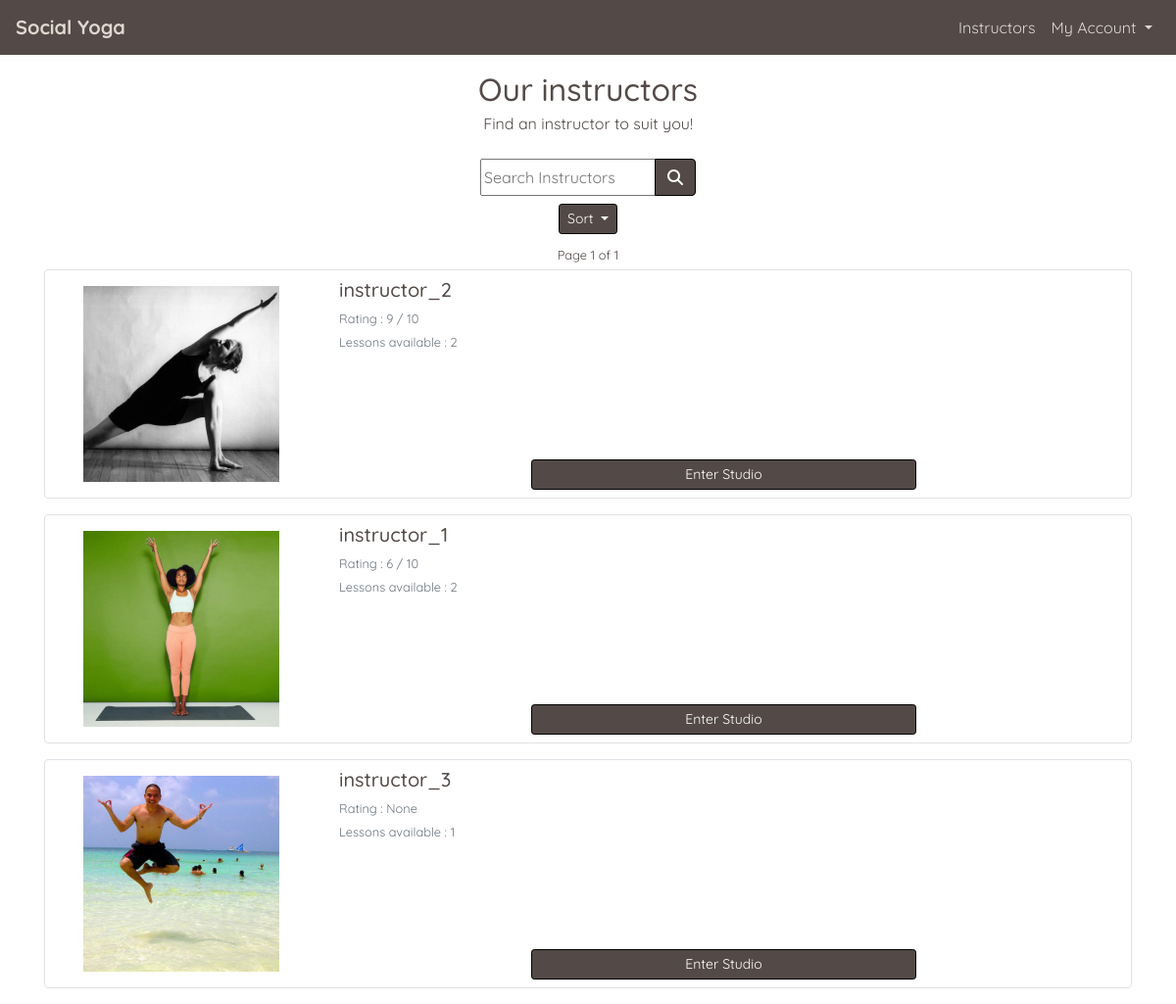
/profiles/instructors/, run on an earlier commit of the app's database.
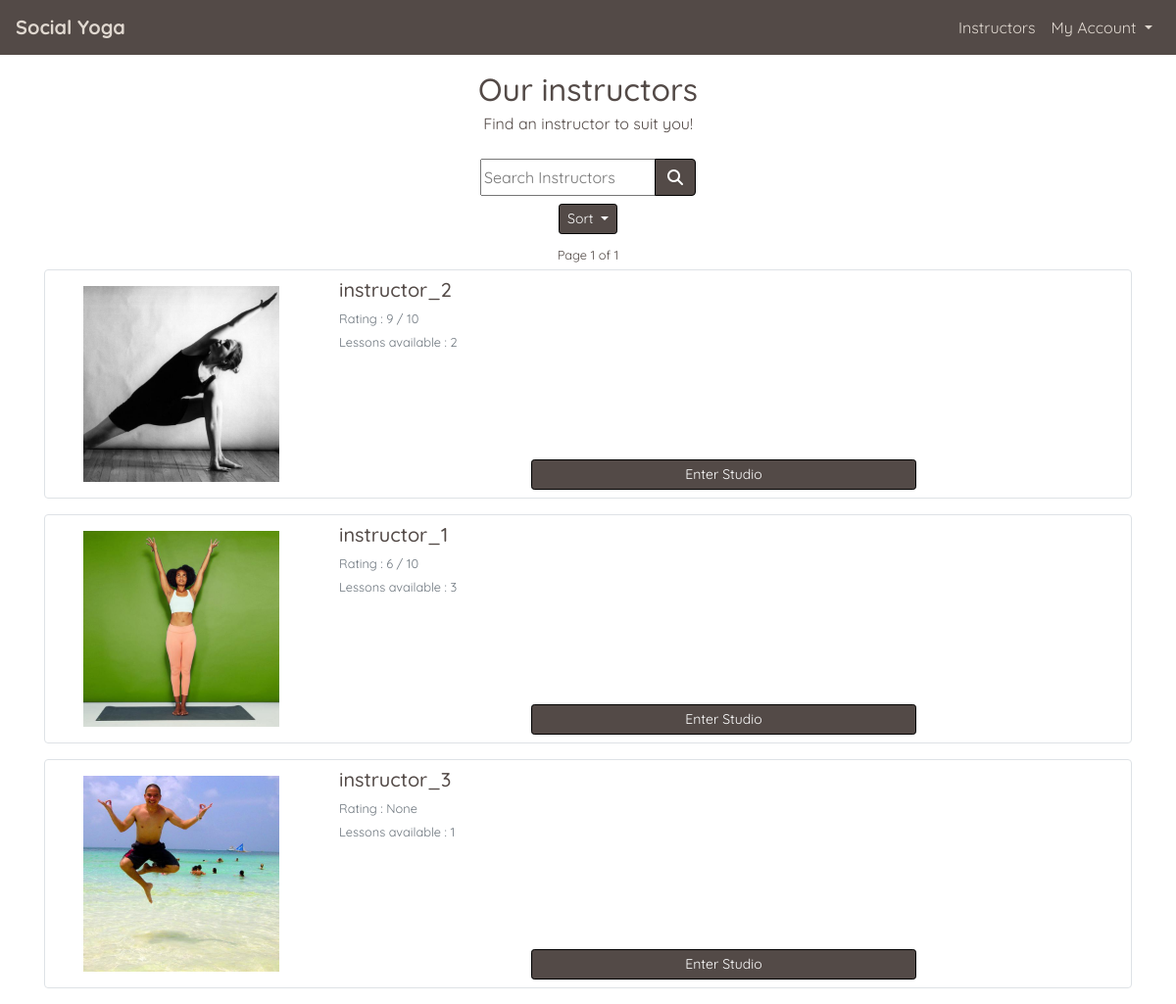
And on a later commit of the database.
### profiles/models.py (models this page shows, shortened)
class UserProfile(models.Model):
    user = models.OneToOneField(User, on_delete=models.CASCADE)
    first_name = models.CharField(max_length=50, null=False, blank=False)
    last_name = models.CharField(max_length=50, null=False, blank=False)
    is_instructor = models.BooleanField(default=False)
    requested_instructor_status = models.BooleanField(default=False)
    card_description = models.TextField(max_length=256, blank=True, default='')
    profile_description = models.TextField(max_length=650,
                                           blank=True,
                                           default='')
    image = ResizedImageField(size=[600, 600],
                              quality=75,
                              crop=['middle', 'center'],
                              force_format='JPEG',
                              null=True,
                              blank=True,
                              upload_to='profile_images/')
    rating = models.DecimalField(max_digits=5,
                                 decimal_places=0,
                                 null=True,
                                 blank=True)
    lesson_count = models.IntegerField(default=0, editable=False)
    def __str__(self):
        return self.user.username

### profiles/views.py (the view, shortened to what this page needs)
# urls.py: path('instructors/', views.instructors, name='instructors'),
def instructors(request):
    valid_sort_values = ['user__username', 'rating', 'lesson_count']
    sort_by = 'rating'
    sort_direction = 'desc'
    current_query = ''
    page_number = 1  # Default page number
    instructors_on_page = 5  # No of lessons on a page at once
    instructor_list = UserProfile.objects.filter(is_instructor=True,
                                                 lesson_count__gt=0)
    if request.method == 'POST':
        return redirect('instructors')
    if sort_direction == 'desc':
        instructor_list = instructor_list.order_by(F(
                           sort_by).desc(nulls_last=True))
    else:
        instructor_list = instructor_list.order_by(F(
                           sort_by).asc(nulls_last=True))
    template = 'profiles/instructors.html'
    p = Paginator(instructor_list, instructors_on_page)
    try:
        page_object = p.page(page_number)
    except EmptyPage:
        messages.error(request, "Page does not exist, returning to page 1")
        page_object = p.page(1)
    context = {
        'instructor_list': page_object,
        'sort_direction': sort_direction,
        'sort_by': sort_by,
        'current_query': current_query,
    }
    return render(request, template, context)

### home/contexts.py (called while the page is built)
def purchased_lessons(request):
    profile = get_profile_or_none(request)
    purchased = None
    purchased_lesson_ids = []
    if profile:
        purchased = OrderLineItem.objects.filter(profile=profile)
        if purchased:
            for item in purchased:
                purchased_lesson_ids.append(item.lesson.lesson_id)
    context = {
        'purchased_lessons': purchased,
        'purchased_lesson_ids': purchased_lesson_ids,
    }
    return context

### yoga/utils.py (called while the page is built)
def get_profile_or_none(request):
    try:
        return UserProfile.objects.get(user=request.user)
    except Exception:
        return None

### profiles/templates/profiles/instructors.html (shortened to what this page needs)
{% extends "base.html" %}
{% load static %}
{% block page_header %}
    <div class="container header-container">
        <div class="row">
            <div class="col">
                <h1 class="text-center title-text mt-3 mb-1">Our instructors</h1>
                <p class="text-center mb-3">Find an instructor to suit you!</p>
            </div>
        </div>
    </div>
{% endblock %}
{% block content %}
    <div class="overlay"></div>
    <div class="container page-contents">
        <div class="row">
            <div class="col-12">
                {% include 'profiles/includes/instructor_sorting.html' %}
                <p class="text-center mb-1">
                <strong>
                    <small>
                        {% if instructor_list %}Page {{ instructor_list.number }} of {{ instructor_list.paginator.num_pages }}{% endif %}
                    </small>
                </strong>
                </p>
                {% for instructor in instructor_list %}
                    <div class="card mb-3 border custom-border">
                        <div class="row mx-auto w-100">
                            <div class="col-md-3 my-auto">
                            {% if instructor.image %}
                                <div class="my-3 d-flex justify-content-center">
                                    <img src="{{ instructor.image.url }}" class="instructor-card-image profile-image img-fluid" alt="{{ instructor.first_name }}">
                                </div>
                            {% endif %}
                            </div>
                            <div class="col-md-9">
                                <div class="card-body h-100 d-flex flex-column p-2">
                                    <h5 class="card-title mb-1"><a href="{% url 'lessons' %}?instructor={{ instructor.id }}" class="style-link">{{ instructor }}</a></h5>
                                    <p class="text-muted mb-0"><small>Rating : {{ instructor.rating }}{% if instructor.rating %} / 10{% endif %}</small></p>
                                    <p class="text-muted mb-2"><small>Lessons available : {{ instructor.lesson_count }}</small></p>
                                    <p class="card-text mt-auto d-flex justify-content-center">
                                        <a class="btn btn-custom-darken btn-sm w-50" href="{% url 'lessons' %}?instructor={{ instructor.id }}" role="button">
                                            Enter Studio
                                        </a>
                                    </p>
                                </div>
                            </div>
                        </div>
                    </div>
                {% endfor %}
            </div>
        </div>
    </div>
{% endblock %}

What changed in the data, as far as the page shows it:
changed UserProfile "instructor_1": lesson_count "2" → "3"
